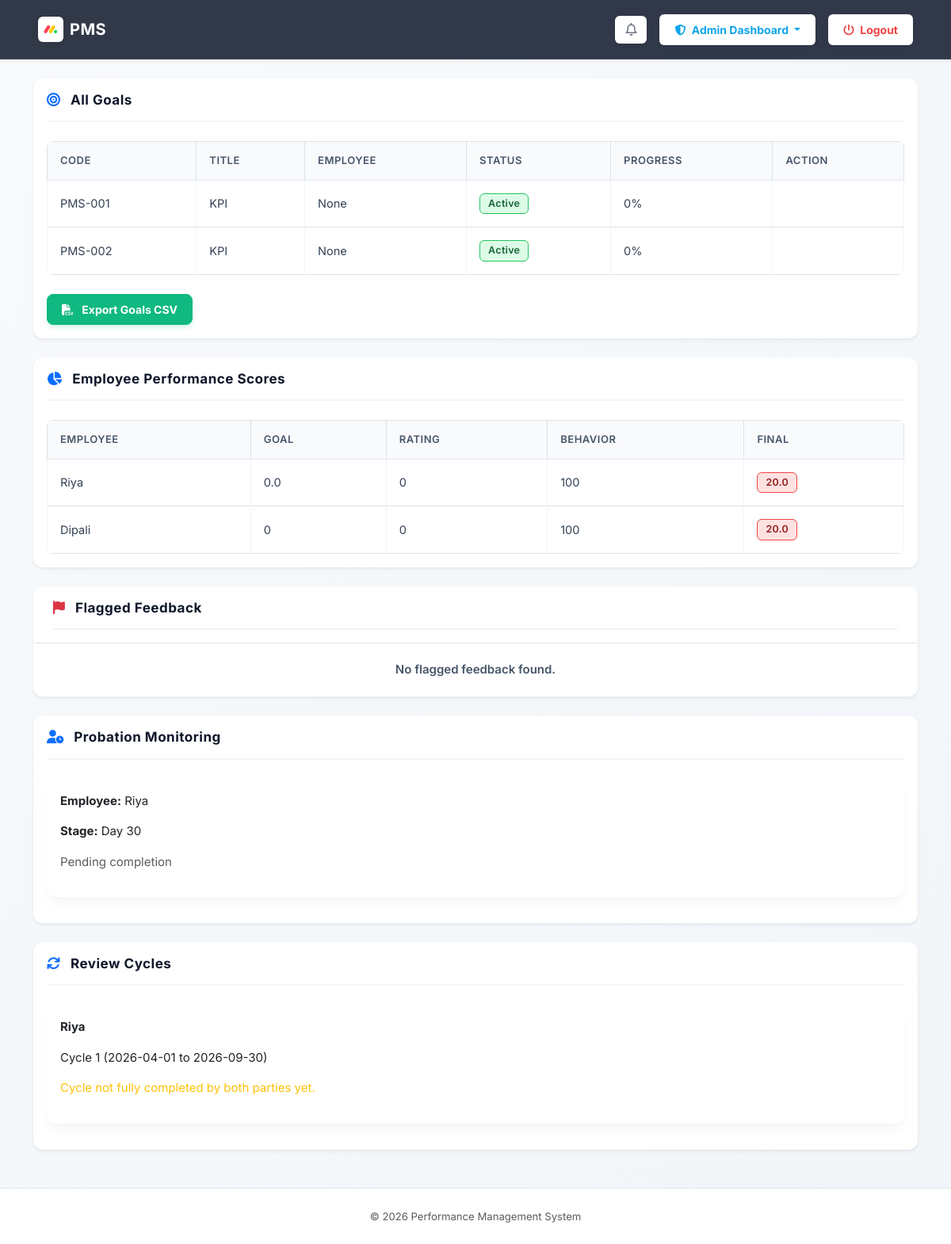
The page /admin on the database its author committed.
### tables this page shows
CREATE TABLE goals (
    id INTEGER PRIMARY KEY AUTOINCREMENT,
    goal_code TEXT,
    title TEXT,
    description TEXT,
    employee_id INTEGER,
    status TEXT,
    weightage INTEGER,
    progress INTEGER DEFAULT 0,
    submitted_at TEXT,
    parent_goal_id INTEGER,
    goal_level TEXT DEFAULT 'individual'
);

CREATE TABLE users (
    id INTEGER PRIMARY KEY AUTOINCREMENT,
    name TEXT,
    email TEXT,
    password TEXT,
    role TEXT,
    doj TEXT,
    review_track TEXT DEFAULT 'bi-annual'
);

CREATE TABLE probation_reviews (
    id INTEGER PRIMARY KEY AUTOINCREMENT,
    employee_id INTEGER,
    stage INTEGER,
    self_feedback TEXT,
    manager_feedback TEXT,
    self_submitted INTEGER DEFAULT 0,
    manager_submitted INTEGER DEFAULT 0,
    created_at TEXT
);

CREATE TABLE review_cycles (
    id INTEGER PRIMARY KEY AUTOINCREMENT,
    employee_id INTEGER,
    cycle_type TEXT,
    cycle_name TEXT,
    start_date TEXT,
    end_date TEXT,
    self_submitted INTEGER DEFAULT 0,
    manager_submitted INTEGER DEFAULT 0,
    self_feedback TEXT,
    manager_feedback TEXT,
    created_at TEXT
);

### routes/admin.py (the view, shortened to what this page needs)
@admin_bp.route('/admin')
def admin():
    conn = get_db()
    cur = conn.cursor()
    uid = session.get('user_id')
    cur.execute("SELECT * FROM email_logs WHERE recipient_id=? ORDER BY sent_at DESC LIMIT 3", (uid,))
    notifications = cur.fetchall()
    cur.execute("SELECT goals.*, users.name FROM goals JOIN users ON goals.employee_id = users.id")
    goals = cur.fetchall()
    cur.execute("SELECT probation_reviews.*, users.name FROM probation_reviews JOIN users ON probation_reviews.employee_id = users.id")
    raw_probation = cur.fetchall()
    probation = []
    for p in raw_probation:
     p = list(p)
     try:
        p[3] = json.loads(p[3]) if p[3] else {}
     except:
        p[3] = {}
     try:
        p[4] = json.loads(p[4]) if p[4] else {}
     except:
        p[4] = {}
     probation.append(p)
    cur.execute("SELECT review_cycles.*, users.name FROM review_cycles JOIN users ON review_cycles.employee_id = users.id")
    raw_cycles = cur.fetchall()
    cycles = []
    for c in raw_cycles:
        c_list = list(c)
        try:
            c_list[8] = json.loads(c_list[8]) if c_list[8] else {}
        except:
            c_list[8] = {}
        try:
            c_list[9] = json.loads(c_list[9]) if c_list[9] else {}
        except:
            c_list[9] = {}
        cycles.append(c_list)
    cur.execute("SELECT id, name FROM users WHERE role='employee'")
    employees = cur.fetchall()
    performance_data = []
    for e in employees:
     perf = calculate_performance_score(e[0])
     performance_data.append((e[1], perf))
    cur.execute("""
    SELECT feedback_responses.*, users.name, goals.title
    FROM feedback_responses
    JOIN users ON feedback_responses.user_id = users.id
    LEFT JOIN goals ON feedback_responses.goal_id = goals.id
    WHERE flagged=1
    """)
    flags = cur.fetchall()
    flag_with_age = []
    for f in flags:
     created = datetime.fromisoformat(f[12])
     age = (datetime.now() - created).days
     flag_with_age.append((f, age))
    escalated_flags = []
    conn.commit()
    repeat_flags = []
    cur.execute("""
      SELECT * FROM feedback_responses
      WHERE flagged=1
      ORDER BY user_id
      """)
    all_flags = cur.fetchall()
    user_map = {}
    for f in all_flags:
     uid = f[1]
     user_map.setdefault(uid, []).append(f)
    for uid, items in user_map.items():
     if len(items) >= 2:
        repeat_flags.append((uid, items))
    conn.close()
    success_metrics = calculate_success_metrics()
    return render_template("admin.html",
    goals=goals,
    probation_reviews=probation,
    cycles=cycles,
    flags=flag_with_age,
    escalated_flags=escalated_flags,
    repeat_flags=repeat_flags,
    performance_data=performance_data,
    success_metrics=success_metrics,
    escalations=get_escalations('admin'),
    notifications=notifications
    )

### templates/admin.html (shortened to what this page needs)
<!DOCTYPE html>
<html>
<head>
    <link href="https://cdn.jsdelivr.net/npm/bootstrap@5.3.0/dist/css/bootstrap.min.css" rel="stylesheet">
    <link href="https://cdnjs.cloudflare.com/ajax/libs/font-awesome/6.4.0/css/all.min.css" rel="stylesheet">
    <link href="{{ url_for('static', filename='custom.css') }}" rel="stylesheet">
</head>
<body>
<nav class="navbar navbar-expand-lg shadow-sm mb-4" style="background-color: #2b303a;">
  <div class="container-fluid px-4 px-lg-5 d-flex justify-content-between align-items-center">
    <a class="navbar-brand d-flex align-items-center text-white" href="#">
      <img src="{{ url_for('static', filename='img1.jpg') }}" alt="PMS Logo" width="32" height="32" class="me-2 rounded shadow-sm bg-white p-1">
      <span class="fw-bold d-none d-sm-inline">PMS</span>
    </a>
    <div class="d-flex align-items-center">
        <div class="dropdown me-3">
            <a href="#" class="btn bg-white position-relative shadow-sm" data-bs-toggle="dropdown" aria-expanded="false" style="padding: 6px 12px; border-radius: 6px; color: #6b7280;">
                <i class="fa-regular fa-bell" style="font-size: 16px;"></i>
            </a>
        </div>
        <div class="dropdown me-3">
            <a class="btn bg-white fw-bold text-decoration-none dropdown-toggle shadow-sm" href="#" role="button" data-bs-toggle="dropdown" aria-expanded="false" style="color: #0ea5e9; border-radius: 6px;">
                <i class="fa-solid fa-shield-halved me-1"></i> Admin Dashboard
            </a>
        </div>
        <a href="/logout" class="btn bg-white fw-bold shadow-sm" style="color: #ef4444; border-radius: 6px;"><i class="fa-solid fa-power-off me-1"></i> Logout</a>
    </div>
  </div>
</nav>
<div class="container mt-4">
    <div class="card mb-4 shadow-sm" id="all-goals">
        <div class="card-body">
            <h5 class="fw-bold"><i class="fa-solid fa-bullseye text-primary me-2"></i> All Goals</h5>
            <table class="table table-bordered table-hover">
                <thead class="table-light">
                    <tr>
                        <th>Code</th>
                        <th>Title</th>
                        <th>Employee</th>
                        <th>Status</th>
                        <th>Progress</th>
                        <th>Action</th>
                    </tr>
                </thead>
                {% for g in goals %}
                <tr>
                    <td>{{ g[1] }}</td>
                    <td>{{ g[2] }}</td>
                    <td>{{ g[9] }}</td>
                    <td>
                        {% if g[5] == 'Draft' %}
                            <span class="badge bg-secondary">Draft</span>
                        {% elif g[5] == 'Pending Approval' %}
                            <span class="badge bg-warning text-dark">Pending</span>
                        {% elif g[5] == 'Active' %}
                            <span class="badge bg-success">Active</span>
                        {% elif g[5] == 'Completed' %}
                            <span class="badge bg-primary">Completed</span>
                        {% elif g[5] == 'Archived' %}
                            <span class="badge bg-dark">Archived</span>
                        {% endif %}
                    </td>
                    <td>{{ g[7] }}%</td>
                    <td>
                    </td>
                </tr>
                {% endfor %}
            </table>
            <div class="mt-4">
                <a href="/export_goals" class="btn btn-success fw-bold"><i class="fa-solid fa-file-csv me-2"></i> Export Goals CSV</a>
            </div>
        </div>
    </div>
    <div class="card mb-4 shadow-sm" id="performance-scores">
        <div class="card-body">
            <h5 class="fw-bold"><i class="fa-solid fa-chart-pie text-primary me-2"></i> Employee Performance Scores</h5>
            <table class="table table-bordered table-hover">
                <thead class="table-light">
                    <tr>
                        <th>Employee</th>
                        <th>Goal</th>
                        <th>Rating</th>
                        <th>Behavior</th>
                        <th>Final</th>
                    </tr>
                </thead>
                {% for emp in performance_data %}
                <tr>
                    <td>{{ emp[0] }}</td>
                    <td>{{ emp[1].goal }}</td>
                    <td>{{ emp[1].rating }}</td>
                    <td>{{ emp[1].behavior }}</td>
                    <td>
                        {% if emp[1].final >= 75 %}
                            <span class="badge bg-success">{{ emp[1].final }}</span>
                        {% elif emp[1].final >= 50 %}
                            <span class="badge bg-warning text-dark">{{ emp[1].final }}</span>
                        {% else %}
                            <span class="badge bg-danger">{{ emp[1].final }}</span>
                        {% endif %}
                    </td>
                </tr>
                {% endfor %}
            </table>
        </div>
    </div>
    <div class="card mb-4 shadow-sm" id="flagged-feedback">
        <div class="card-body p-0">
            <div class="px-4 py-3 border-bottom">
                <h5 class="mb-0 fw-bold"><i class="fa-solid fa-flag text-danger me-2"></i> Flagged Feedback</h5>
            </div>
            {% if flags %}
            <table class="table table-bordered table-hover mb-0 border-0">
                <thead class="table-light">
                    <tr>
                        <th style="width: 15%">Employee</th>
                        <th style="width: 15%">Type</th>
                        <th style="width: 30%">Reason</th>
                        <th style="width: 15%">Status / Age</th>
                        <th style="width: 25%">Resolution</th>
                    </tr>
                </thead>
                <tbody>
                    {% for item in flags %}
                    {% set f = item[0] %}
                    {% set age = item[1] %}
                    <tr>
                        <td class="fw-bold">{{ f[14] }}</td>
                        <td><span class="badge bg-secondary">{{ f[3] }}</span></td>
                        <td>{{ f[9] }}</td>
                        <td>
                            {% if f[10] == 'pending' %}
                                <span class="badge bg-warning text-dark mb-1">Pending</span>
                            {% elif f[10] == 'resolved' %}
                                <span class="badge bg-success mb-1">Resolved</span>
                            {% elif f[10] == 'escalated' %}
                                <span class="badge bg-danger mb-1">Escalated</span>
                            {% endif %}
                            <br><small class="text-muted">{{ age }} days old</small>
                        </td>
                        <td>
                            {% if f[10] != 'resolved' %}
                            <form method="POST" action="/update_flag/{{ f[0] }}" class="d-flex gap-2">
                                <input type="text" name="action" class="form-control form-control-sm" placeholder="Action..." required>
                                <button class="btn btn-sm btn-success fw-bold" type="submit">Resolve</button>
                            </form>
                            {% else %}
                                <span class="text-success fw-bold"><i class="fa-solid fa-check me-1"></i> {{ f[11] }}</span>
                            {% endif %}
                        </td>
                    </tr>
                    {% endfor %}
                </tbody>
            </table>
            {% else %}
            <div class="p-4 text-center text-muted">
                <h6 class="mb-0">No flagged feedback found.</h6>
            </div>
            {% endif %}
        </div>
    </div>
    <div class="card mb-4 shadow-sm" id="probation-monitoring">
        <div class="card-body">
            <h5 class="fw-bold"><i class="fa-solid fa-user-clock text-primary me-2"></i> Probation Monitoring</h5>
            {% for p in probation_reviews %}
            <div class="card mb-3">
                <div class="card-body">
                    <p><b>Employee:</b> {{ p[8] }}</p>
                    <p><b>Stage:</b> Day {{ p[2] }}</p>
                    {% if p[5] == 1 and p[6] == 1 %}
                    <div class="row mt-3">
                        <div class="col-md-6">
                            <h6>Employee Feedback</h6>
                            <table class="table table-sm table-bordered">
                                <tr><th>Question</th><th>Response</th></tr>
                                <tr><td>Comfort</td><td>{{ p[3].comfort }}</td></tr>
                                <tr><td>Clarity</td><td>{{ p[3].clarity }}</td></tr>
                                <tr><td>Challenges</td><td>{{ p[3].challenges }}</td></tr>
                            </table>
                        </div>
                        <div class="col-md-6">
                            <h6>Manager Feedback</h6>
                            <table class="table table-sm table-bordered">
                                <tr><th>Question</th><th>Response</th></tr>
                                <tr><td>Understanding</td><td>{{ p[4].understanding }}</td></tr>
                                <tr><td>Performance</td><td>{{ p[4].performance }}</td></tr>
                                <tr><td>Concerns</td><td>{{ p[4].concerns }}</td></tr>
                            </table>
                        </div>
                    </div>
                    {% else %}
                        <p class="text-muted">Pending completion</p>
                    {% endif %}
                </div>
            </div>
            {% endfor %}
        </div>
    </div>
    <div class="card mb-4 shadow-sm" id="review-cycles">
        <div class="card-body">
            <h5 class="fw-bold"><i class="fa-solid fa-arrows-rotate text-primary me-2"></i> Review Cycles</h5>
            {% for c in cycles %}
            <div class="card mb-3">
                <div class="card-body">
                    <p><b>{{ c[11] }}</b></p>
                    <p>{{ c[3] }} ({{ c[4] }} to {{ c[5] }})</p>
                    {% if c[6] == 1 and c[7] == 1 %}
                        <div class="row mt-3">
                            <div class="col-md-6">
                                <h6>Employee Review</h6>
                                <table class="table table-sm table-bordered align-middle">
                                    <thead class="table-light"><tr><th style="width:40%">Field</th><th style="width:60%">Value</th></tr></thead>
                                    <tbody>
                                        <tr><td>Rating</td><td><span class="badge bg-secondary">{{ c[8].rating }}</span></td></tr>
                                        <tr><td>Achievements</td><td>{{ c[8].achievements }}</td></tr>
                                        <tr><td>Challenges</td><td>{{ c[8].challenges }}</td></tr>
                                    </tbody>
                                </table>
                            </div>
                            <div class="col-md-6">
                                <h6>Manager Review</h6>
                                <table class="table table-sm table-bordered align-middle">
                                    <thead class="table-light"><tr><th style="width:40%">Field</th><th style="width:60%">Value</th></tr></thead>
                                    <tbody>
                                        <tr><td>Rating</td><td><span class="badge bg-primary">{{ c[9].rating }}</span></td></tr>
                                        <tr><td>Comment</td><td>{{ c[9].comment }}</td></tr>
                                    </tbody>
                                </table>
                            </div>
                        </div>
                    {% else %}
                        <p class="text-warning">Cycle not fully completed by both parties yet.</p>
                    {% endif %}
                </div>
            </div>
            {% endfor %}
        </div>
    </div>
</div>
<footer class="text-center mt-5 py-4 bg-white border-top">
    <div class="container">
        <small class="text-muted">© 2026 Performance Management System</small>
    </div>
</footer>
</body>
</html>

### rows shown on the page
goals: goal_code "PMS-001", title "KPI", g "None", status "Active", progress "0"
goals: goal_code "PMS-002", title "KPI", g "None", status "Active", progress "0"
users: name "Riya", emp "0.0", emp "0", emp "100", emp "20.0"
users: name "Dipali", emp "0", emp "100", emp "20.0"
probation_reviews: name "Riya", stage "30", self_submitted "Pending completion"
review_cycles: name "Riya", cycle_name "Cycle 1", start_date "2026-04-01", end_date "2026-09-30", shows "Cycle not fully completed by both parties yet."
